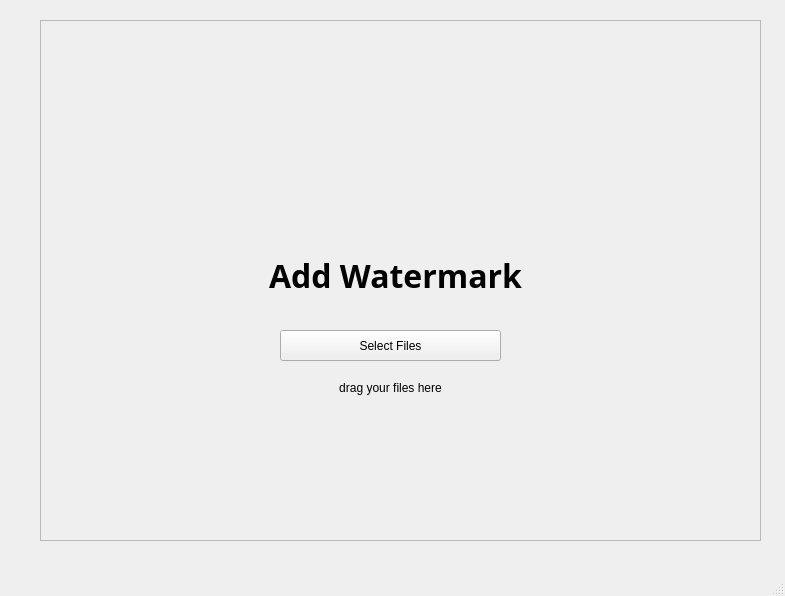
<?xml version="1.0" encoding="UTF-8"?>
<ui version="4.0">
 <class>MainWindow</class>
 <widget class="QMainWindow" name="MainWindow">
  <property name="geometry">
   <rect>
    <x>0</x>
    <y>0</y>
    <width>785</width>
    <height>596</height>
   </rect>
  </property>
  <property name="windowTitle">
   <string>MainWindow</string>
  </property>
  <widget class="QWidget" name="centralwidget">
   <widget class="QLabel" name="lbl_home">
    <property name="geometry">
     <rect>
      <x>240</x>
      <y>240</y>
      <width>311</width>
      <height>71</height>
     </rect>
    </property>
    <property name="font">
     <font>
      <family>Dubai</family>
      <pointsize>24</pointsize>
      <weight>75</weight>
      <bold>true</bold>
     </font>
    </property>
    <property name="text">
     <string>Add Watermark</string>
    </property>
    <property name="alignment">
     <set>Qt::AlignCenter</set>
    </property>
   </widget>
   <widget class="QPushButton" name="pushButton">
    <property name="geometry">
     <rect>
      <x>280</x>
      <y>330</y>
      <width>221</width>
      <height>31</height>
     </rect>
    </property>
    <property name="text">
     <string>Select Files</string>
    </property>
   </widget>
   <widget class="QFrame" name="frame">
    <property name="geometry">
     <rect>
      <x>40</x>
      <y>20</y>
      <width>721</width>
      <height>521</height>
     </rect>
    </property>
    <property name="frameShape">
     <enum>QFrame::StyledPanel</enum>
    </property>
    <property name="frameShadow">
     <enum>QFrame::Raised</enum>
    </property>
    <widget class="QLabel" name="label">
     <property name="geometry">
      <rect>
       <x>240</x>
       <y>360</y>
       <width>221</width>
       <height>16</height>
      </rect>
     </property>
     <property name="text">
      <string>drag your files here</string>
     </property>
     <property name="alignment">
      <set>Qt::AlignCenter</set>
     </property>
    </widget>
   </widget>
   <zorder>frame</zorder>
   <zorder>lbl_home</zorder>
   <zorder>pushButton</zorder>
  </widget>
  <widget class="QMenuBar" name="menubar">
   <property name="geometry">
    <rect>
     <x>0</x>
     <y>0</y>
     <width>785</width>
     <height>21</height>
    </rect>
   </property>
  </widget>
  <widget class="QStatusBar" name="statusbar"/>
 </widget>
 <resources/>
 <connections/>
</ui>
